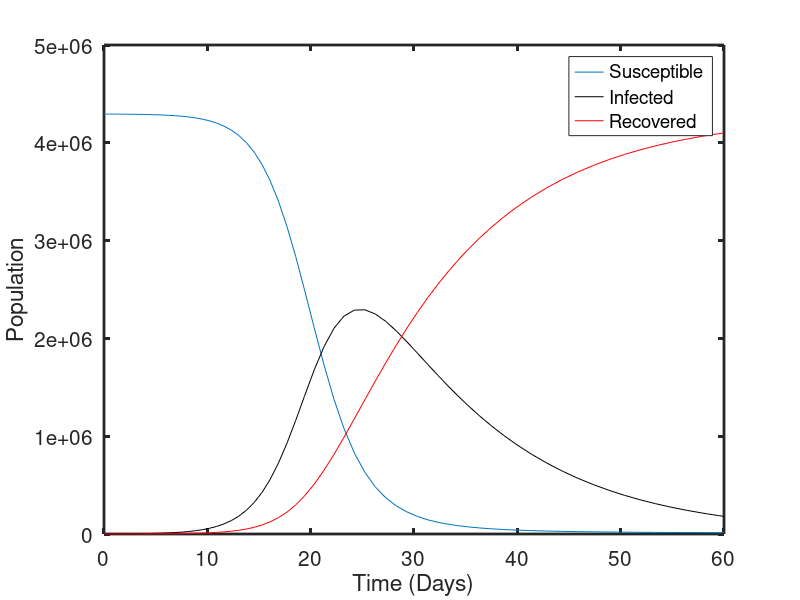
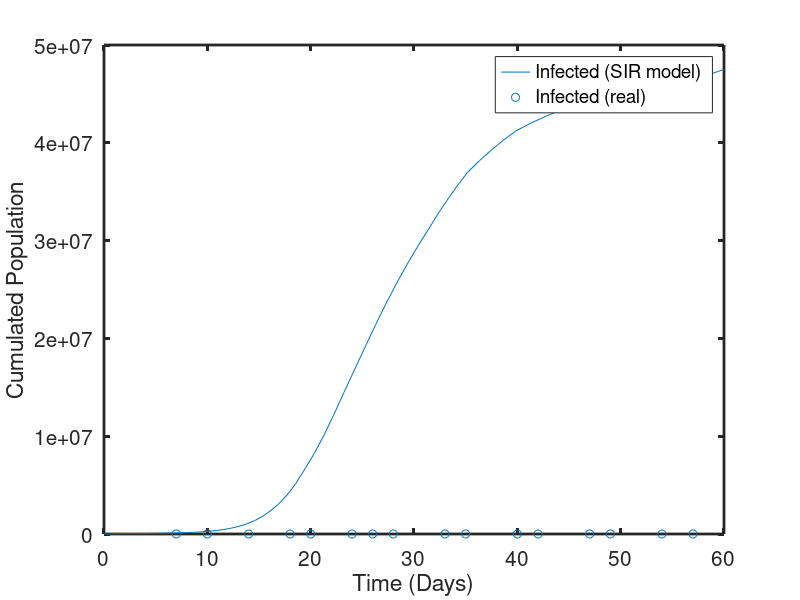

Recreate these plots in MATLAB, in order. (Note: this script raises an error after producing the figures.)
%% BMED 4813 BHI: SIR INITIAL MODEL (CYRUS) 
% 2014 Ebola outbreak in Liberia 

%Parameterization of the model 
N    = 4294000;          %CDC
I    = 846;              %WHO
R    = 735;              %WHO
S    = N-I+R;            %mortzlity rate
T    = 12;               %Rivers et al., 2014
M    = 0.5;              %Rivers et al., 2014

r_R  = 1/T;              %Recovery coefficient 
r_I  = M/S;              %Infectious coefficient 

%Solving the ODEs
f = @(t,x) [-r_I*x(1)*x(2);r_I*x(1)*x(2)-r_R*x(2);r_R*x(2)];
[t,xa]=ode45(f,[0 60], [S I R]);

%Plot the SIR curves 
figure;
hold on;
box on;
plot(t,xa(:,1));
plot(t,xa(:,2),'k');
plot(t,xa(:,3),'r');
legend('Susceptible','Infected','Recovered');
xlabel('Time (Days)','FontSize',20);
ylabel('Population','FontSize',20);
set(gca, 'LineWidth',2,'FontSize',15);

%Compare to real data (from WHO reports) 
tt      = [7 10 14 18 20 24 26 28 33 35 40 42 47 49 54 57];                
I_real  = [1871 2046 2081 2407 2710 3022 3280 3458 3696 3834 3924 4076 4249 4262 4665 4665];
I_eqn   = cumsum(xa(:,2));

figure;
hold on;
box on;
plot(t,I_eqn);
scatter(tt,I_real);
legend('Infected (SIR model)','Infected (real)');
xlabel('Time (Days)','FontSize',20);
ylabel('Cumulated Population','FontSize',20);
set(gca, 'LineWidth',2,'FontSize',15);

%Nonlinear regression 
tt      = [7 10 14 18 20 24 26 28 33 35 40 42 47 49 54 57];                
I_real  = [1871 2046 2081 2407 2710 3022 3280 3458 3696 3834 3924 4076 4249 4262 4665 4665];
I_eqn   = cumsum(xa(:,2));

g = @(b,x) [x(1)*x(2)*(M/12)-b*x(2)-x(2)*M]; 
beta0 = [S I R];
mdl = fitnlm(transpose(tt),transpose(I_real),g,beta0); 